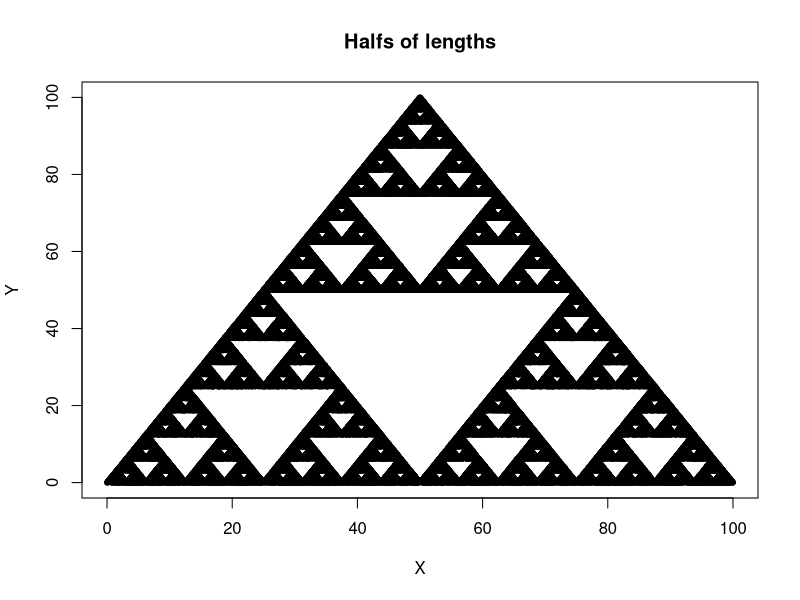

R code for this plot:
# Number of iterations

times <- 100000

# Starting points

Px <- c(50,0,100)
Py <- c(100,0,0)

plot(Px,Py,xlim=c(0,100),ylim=c(0,100),pch=20,main="Halfs of lengths", xlab="X", ylab="Y")

# Generating & calculating data

ref_list <- sample(1:3,times,replace = TRUE)

x <- runif(1, 0, 100)
y <- runif(1, 0, 100)
dataX <- c(x,numeric(times-1))
dataY <- c(y,numeric(times-1))

i <- 1
for (l in ref_list) {
   dataX[i+1]=(Px[l]+dataX[i])/2
   dataY[i+1]=(Py[l]+dataY[i])/2
   i <- i+1
}

# Trashing spare points

dataX <- dataX[-(1:10)]
dataY <- dataY[-(1:10)]

# Writing existing data

points(dataX,dataY,pch=20)